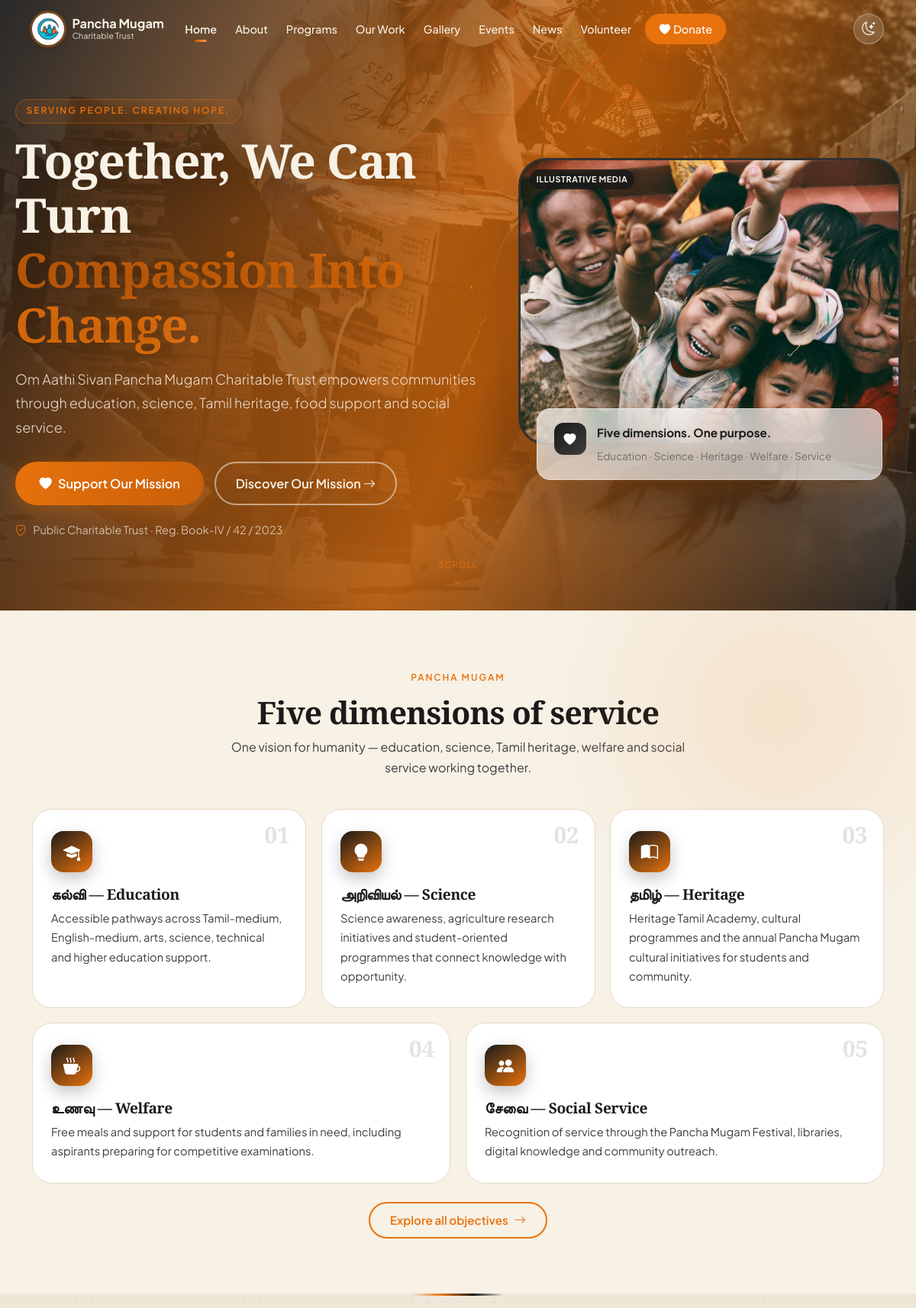
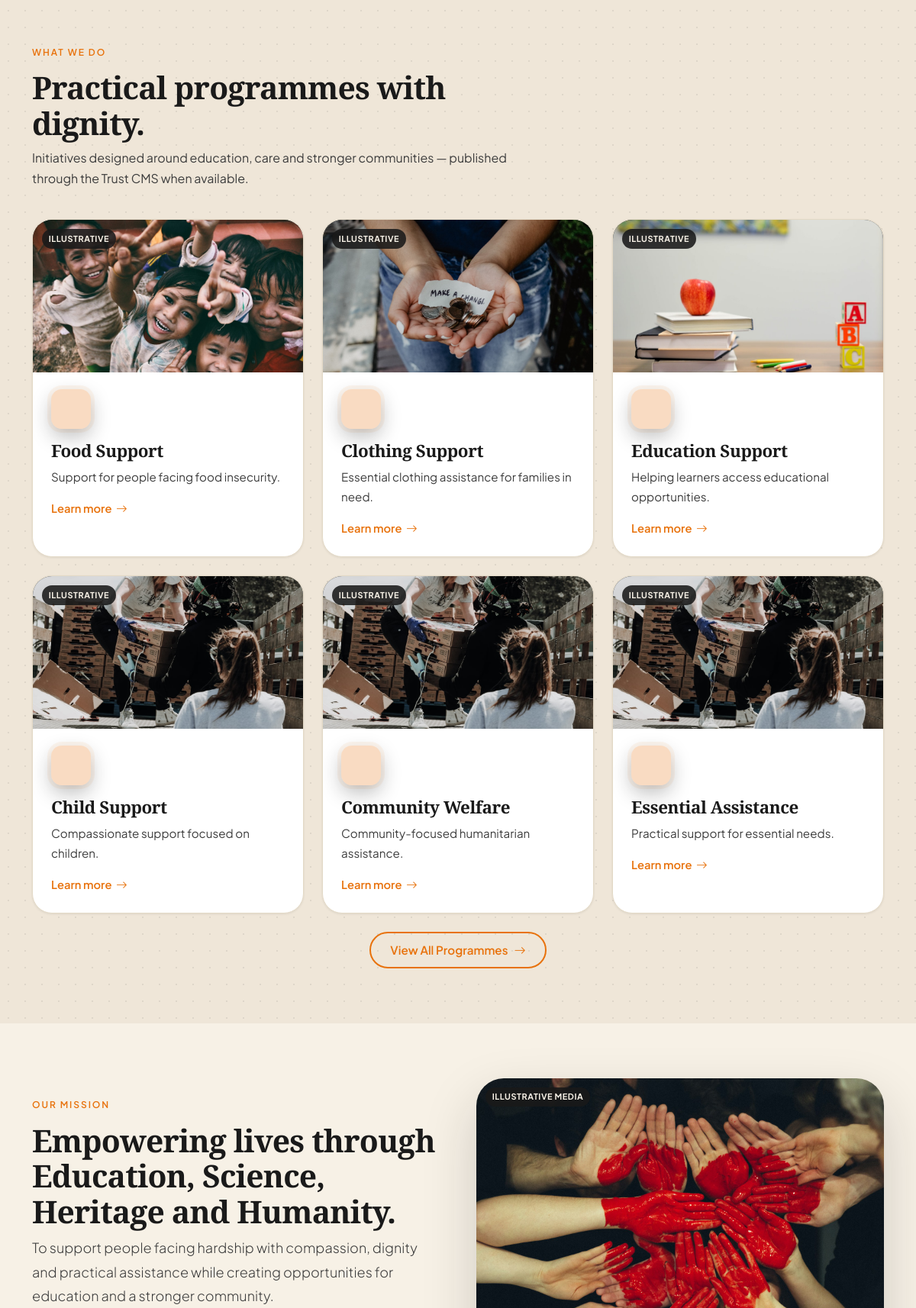
The page / (upper part) on the database its author committed (2 pictures, top to bottom).
### tables this page shows
CREATE TABLE programs (
    id INT UNSIGNED AUTO_INCREMENT PRIMARY KEY,
    title VARCHAR(180) NOT NULL,
    slug VARCHAR(190) NOT NULL UNIQUE,
    short_description TEXT NOT NULL,
    description LONGTEXT NOT NULL,
    icon VARCHAR(80) DEFAULT 'heart',
    image VARCHAR(255) DEFAULT NULL,
    status ENUM('draft','published') DEFAULT 'published',
    created_at TIMESTAMP DEFAULT CURRENT_TIMESTAMP,
    updated_at TIMESTAMP DEFAULT CURRENT_TIMESTAMP ON UPDATE CURRENT_TIMESTAMP
);

CREATE TABLE settings (
    id INT UNSIGNED AUTO_INCREMENT PRIMARY KEY,
    setting_key VARCHAR(120) NOT NULL UNIQUE,
    setting_value TEXT
);

### config/config.php (called while the page is built, shortened)
<?php
function db(): PDO {
    static $pdo = null;
    if ($pdo === null) {
        $pdo = new PDO(
            'mysql:host='.DB_HOST.';dbname='.DB_NAME.';charset=utf8mb4',
            DB_USER, DB_PASS,
            [PDO::ATTR_ERRMODE => PDO::ERRMODE_EXCEPTION, PDO::ATTR_DEFAULT_FETCH_MODE => PDO::FETCH_ASSOC]
        );
    }
    return $pdo;
}
function e(?string $value): string {
    return htmlspecialchars($value ?? '', ENT_QUOTES, 'UTF-8');
}
function url(string $path = ''): string {
    $path = ltrim($path, '/');
    return (BASE_URL === '' ? '' : BASE_URL) . '/' . $path;
}
function asset(string $path): string {
    return url('assets/' . ltrim($path, '/'));
}

### index.php (the view, shortened to what this page needs)
<?php
require_once __DIR__ . '/config/config.php';
try {
    $programs = db()->query("SELECT * FROM programs WHERE status='published' ORDER BY id LIMIT 6")->fetchAll();
} catch (Throwable $e) {
    $programs = [];
}
try {
    $mission = db()->query("SELECT setting_value FROM settings WHERE setting_key='mission'")->fetchColumn()
        ?: 'To establish and support free or accessible educational, scientific, cultural, nutritional and community-development initiatives that improve the lives of students, families and society.';
} catch (Throwable $e) {
    $mission = 'To establish and support free or accessible educational, scientific, cultural, nutritional and community-development initiatives that improve the lives of students, families and society.';
}
$program_images = [
    'food' => asset('images/programs/food-support.jpg'),
    'education' => asset('images/programs/education.jpg'),
    'clothing' => asset('images/programs/clothing.jpg'),
    'community' => asset('images/programs/community.jpg'),
    'health' => asset('images/programs/health.jpg'),
    'default' => asset('images/programs/community.jpg'),
];
include __DIR__ . '/includes/header.php';
?>
<section class="hero hero-v2">
  <div class="hero-bg" aria-hidden="true">
    <img src="<?= asset('images/hero/hero-main.jpg') ?>" alt="" class="hero-bg-img" fetchpriority="high">
    <div class="hero-bg-overlay"></div>
  </div>
  <div class="hero-content">
    <div class="hero-copy" data-aos="fade-up">
      <span class="eyebrow hero-eyebrow"><?= e(APP_TAGLINE) ?></span>
      <h1>Together, We Can Turn<br><span class="text-grad">Compassion Into Change.</span></h1>
      <p class="lead">Om Aathi Sivan Pancha Mugam Charitable Trust empowers communities through education, science, Tamil heritage, food support and social service.</p>
      <div class="actions">
        <a class="btn btn-primary btn-lg" href="<?= url('donate.php') ?>"><i class="bi bi-heart-fill"></i> Support Our Mission</a>
        <a class="btn-hero-outline btn-lg" href="<?= url('about.php') ?>">Discover Our Mission <i class="bi bi-arrow-right"></i></a>
      </div>
      <div class="hero-trust">
        <i class="bi bi-shield-check"></i>
        <span>Public Charitable Trust · Reg. <?= e(TRUST_REG_NO) ?></span>
      </div>
    </div>
    <div class="hero-card-stack" data-aos="fade-up" data-aos-delay="120">
      <div class="hero-photo-card">
        <img src="<?= asset('images/hero/children-hope.jpg') ?>" alt="Community support — illustrative media" loading="eager">
        <span class="media-label illustrative">Illustrative media</span>
      </div>
      <div class="hero-floating-card">
        <div class="hfc-icon"><i class="bi bi-heart-fill"></i></div>
        <div>
          <strong>Five dimensions. One purpose.</strong>
          <span>Education · Science · Heritage · Welfare · Service</span>
        </div>
      </div>
    </div>
  </div>
  <a href="#pancha-mugam" class="scroll-indicator d-none d-md-flex" aria-label="Scroll to pillars">
    <span>Scroll</span>
    <i class="bi bi-chevron-down"></i>
  </a>
</section>
<section class="section pillars-section" id="pancha-mugam">
  <div class="container">
    <div class="section-head center" data-aos="fade-up">
      <span class="eyebrow">Pancha Mugam</span>
      <h2>Five dimensions of service</h2>
      <p>One vision for humanity — education, science, Tamil heritage, welfare and social service working together.</p>
    </div>
    <div class="pillars-grid">
      <article class="pillar-card" data-aos="fade-up">
        <div class="pillar-num">01</div>
        <div class="pillar-icon"><i class="bi bi-mortarboard-fill"></i></div>
        <h3>கல்வி — Education</h3>
        <p>Accessible pathways across Tamil-medium, English-medium, arts, science, technical and higher education support.</p>
      </article>
      <article class="pillar-card" data-aos="fade-up" data-aos-delay="60">
        <div class="pillar-num">02</div>
        <div class="pillar-icon"><i class="bi bi-lightbulb-fill"></i></div>
        <h3>அறிவியல் — Science</h3>
        <p>Science awareness, agriculture research initiatives and student-oriented programmes that connect knowledge with opportunity.</p>
      </article>
      <article class="pillar-card" data-aos="fade-up" data-aos-delay="120">
        <div class="pillar-num">03</div>
        <div class="pillar-icon"><i class="bi bi-book-half"></i></div>
        <h3>தமிழ் — Heritage</h3>
        <p>Heritage Tamil Academy, cultural programmes and the annual Pancha Mugam cultural initiatives for students and community.</p>
      </article>
      <article class="pillar-card" data-aos="fade-up" data-aos-delay="180">
        <div class="pillar-num">04</div>
        <div class="pillar-icon"><i class="bi bi-cup-hot-fill"></i></div>
        <h3>உணவு — Welfare</h3>
        <p>Free meals and support for students and families in need, including aspirants preparing for competitive examinations.</p>
      </article>
      <article class="pillar-card" data-aos="fade-up" data-aos-delay="240">
        <div class="pillar-num">05</div>
        <div class="pillar-icon"><i class="bi bi-people-fill"></i></div>
        <h3>சேவை — Social Service</h3>
        <p>Recognition of service through the Pancha Mugam Festival, libraries, digital knowledge and community outreach.</p>
      </article>
    </div>
    <div class="text-center mt-4" data-aos="fade-up">
      <a class="btn btn-outline-primary" href="<?= url('about.php') ?>#objectives">Explore all objectives <i class="bi bi-arrow-right"></i></a>
    </div>
  </div>
</section>
<section class="section alt" id="programs">
  <div class="container">
    <div class="section-head" data-aos="fade-up">
      <span class="eyebrow">What We Do</span>
      <h2>Practical programmes with dignity.</h2>
      <p>Initiatives designed around education, care and stronger communities — published through the Trust CMS when available.</p>
    </div>
    <div class="grid-3">
      <?php if ($programs): ?>
        <?php foreach ($programs as $i => $p):
          $slug = strtolower($p['slug'] ?? '');
          $img = $program_images['default'];
          if (str_contains($slug, 'food') || str_contains($slug, 'meal')) $img = $program_images['food'];
          elseif (str_contains($slug, 'educat') || str_contains($slug, 'school')) $img = $program_images['education'];
          elseif (str_contains($slug, 'cloth')) $img = $program_images['clothing'];
          elseif (str_contains($slug, 'health')) $img = $program_images['health'];
          elseif (str_contains($slug, 'communit')) $img = $program_images['community'];
        ?>
          <article class="card program-card" data-aos="fade-up" data-aos-delay="<?= (int)($i * 70) ?>">
            <div class="card-media">
              <img src="<?= e($img) ?>" alt="<?= e($p['title']) ?>" loading="lazy">
              <?php if (empty($p['image'])): ?><span class="media-label illustrative">Illustrative</span><?php endif; ?>
            </div>
            <div class="card-body">
              <div class="icon"><i class="bi bi-<?= e($p['icon'] ?: 'heart') ?>"></i></div>
              <h3><?= e($p['title']) ?></h3>
              <p><?= e($p['short_description']) ?></p>
              <a class="link" href="<?= url('program.php?slug=' . urlencode($p['slug'])) ?>">Learn more <i class="bi bi-arrow-right"></i></a>
            </div>
          </article>
        <?php endforeach; ?>
      <?php endif; ?>
    </div>
    <div class="text-center mt-4" data-aos="fade-up">
      <a class="btn btn-outline-primary" href="<?= url('programs.php') ?>">View All Programmes <i class="bi bi-arrow-right"></i></a>
    </div>
  </div>
</section>
<section class="section">
  <div class="container grid-2" style="align-items:center;gap:3rem">
    <div data-aos="fade-right">
      <span class="eyebrow">Our Mission</span>
      <h2>Empowering lives through Education, Science, Heritage and Humanity.</h2>
      <p class="lead mt-2"><?= e($mission) ?></p>
    </div>
    <div class="mission-photo" data-aos="fade-left">
      <img src="<?= asset('images/hero/volunteer-team.jpg') ?>" alt="Community — illustrative" loading="lazy">
      <span class="media-label illustrative">Illustrative media</span>
    </div>
  </div>
</section>
<?php include __DIR__ . '/includes/footer.php'; ?>

### rows shown on the page
programs: shows a picture, shows "ILLUSTRATIVE", title "Food Support", short_description "Support for people facing food insecurity."
programs: shows a picture, shows "ILLUSTRATIVE", title "Clothing Support", short_description "Essential clothing assistance for families in need."
programs: shows a picture, shows "ILLUSTRATIVE", title "Education Support", short_description "Helping learners access educational opportunities."
programs: shows "ILLUSTRATIVE", title "Child Support", short_description "Compassionate support focused on children."
programs: shows "ILLUSTRATIVE", title "Community Welfare", short_description "Community-focused humanitarian assistance."
programs: shows "ILLUSTRATIVE", title "Essential Assistance", short_description "Practical support for essential needs."
settings: setting_value "To support people facing hardship with compassion, dignity and practical assistance while creating opportunities for education and a stronger community."

### other values the page prints
APP_TAGLINE "SERVING PEOPLE. CREATING HOPE."
TRUST_REG_NO "Book-IV / 42 / 2023"
